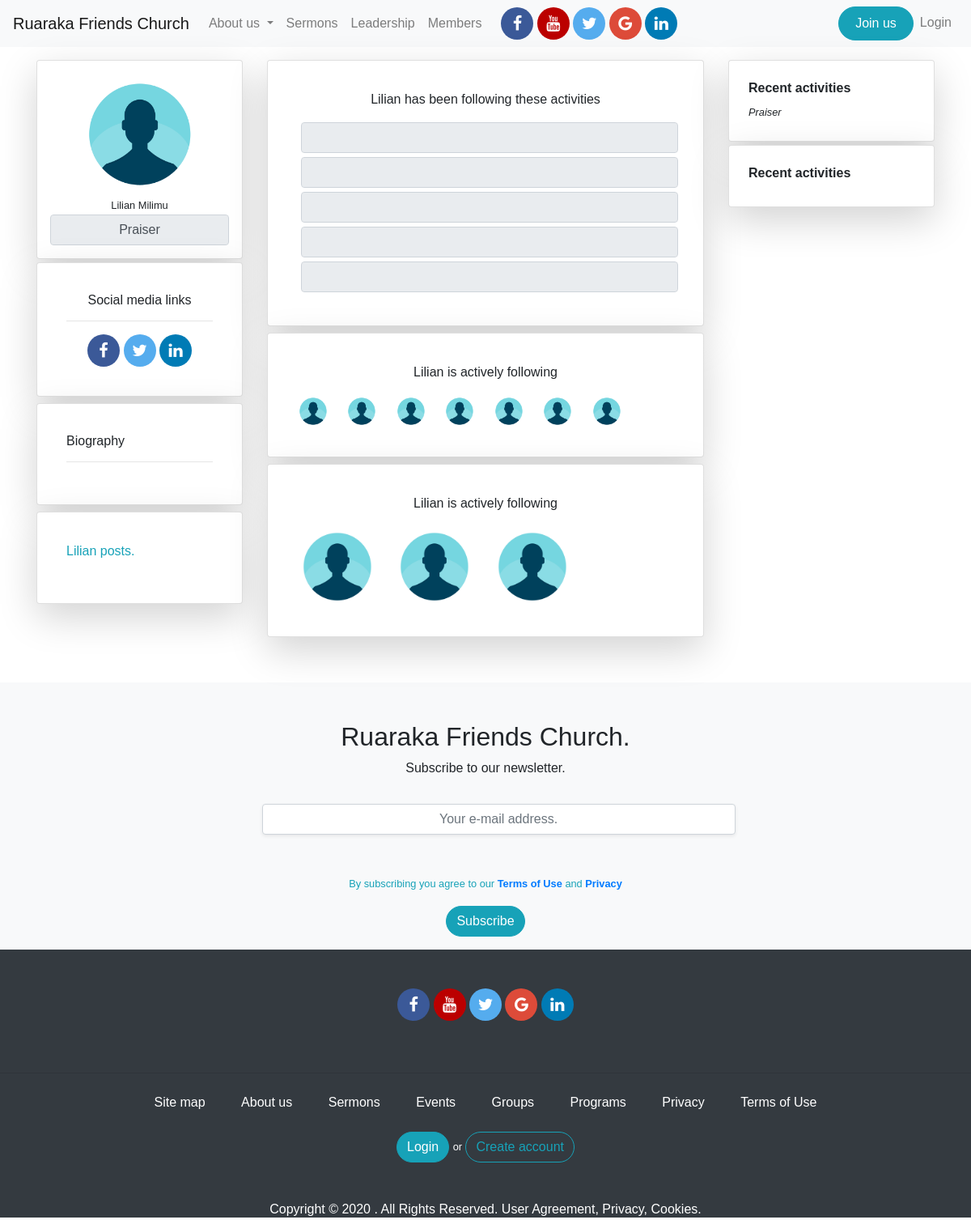
Page /profile/Lilian on the earlier database version.
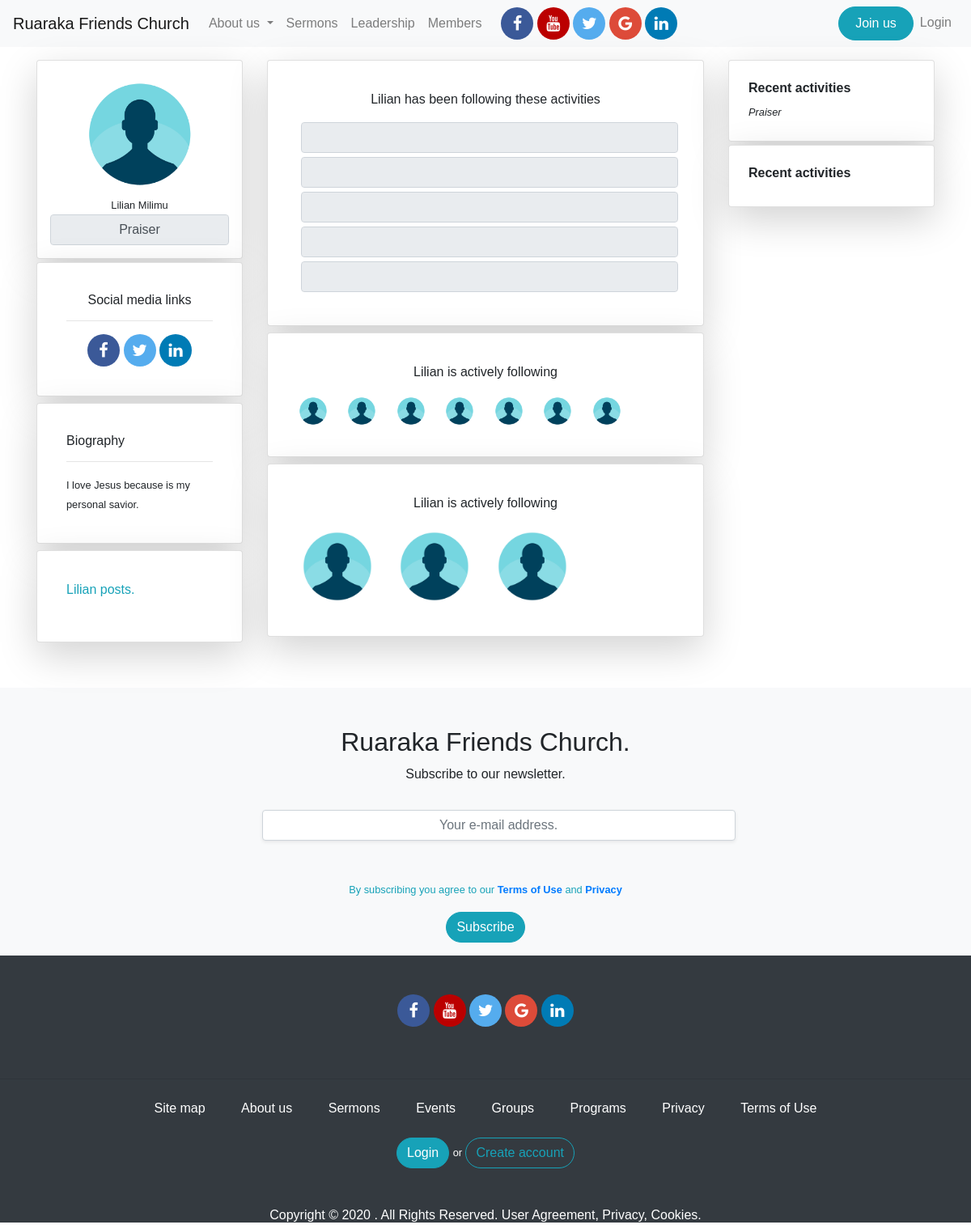
Same page on the later database version.
### app/models.py (models this page shows, shortened)
class User(UserMixin,db.Model):
	id = db.Column(db.Integer, primary_key=True)
	username = db.Column(db.String(124), index=True,unique=True)
	firstname = db.Column(db.String(124), index=True)
	lastname = db.Column(db.String(124), index=True)
	email = db.Column(db.String(124), index=True, unique=True)
	password_hash = db.Column(db.String(124), index=True, unique=True)
	about_me = db.Column(db.String(150))
	avatar = db.Column(db.String(150))
	role = db.Column(db.String(124), index=True)
	posts = db.relationship('Post', backref='author', lazy='dynamic')
	posts = db.relationship('Sermon', backref='author', lazy='dynamic')

### app/routes.py (the view)
@app.route('/profile/<username>', methods=['GET', 'POST'])
def profile(username):
	user = User.query.filter_by(username=username).first()
	posts = None
	owner = False
	try:
		posts = Post.query.filter_by(user_id=user.id)
		if current_user.id == user.id:
			owner = True
	except:
		pass
	title = "{} | Profile ".format(user.username)
	return render_template('profile.html',title=title, user=user,  posts=posts)

### app/templates/profile.html (shortened to what this page needs)
{% extends 'base.html' %}
{% block content  %}
<section id="profile_section">
	<div class="container mt-3 mb-5">
		<div class="row">
			<div class="col-xs-12 col-sm-12 col-md-3 col-lg-3 col-xl-3">
				<div class="card shadow-lg p-3 mb-1 bg-white rounded text-center">
					<img src="{{url_for('static', filename='imgs/profile_pic.png')}}" class="img-rounded mx-auto" style="height: 150px; width:150px">
					<div class="card-body p-0">
						<small>{{user.firstname}} {{user.lastname}}</small>
						<input type="tex" disabled value="{{user.role}}" class="form-control" style="text-align: center">
					</div>
				</div>
				<div class="card shadow-lg p-3 mb-2 bg-white rounded">
					<div class="card-body">
						<h6 class="text-center">Social media links</h6>
						<hr>
						<div id="social_media_links" class="text-center">
					        <a href="#" class="fa fa-facebook"></a>
					        <a href="#" class="fa fa-twitter"></a>
					        <a href="#" class="fa fa-linkedin"></a>
				      </div>
					</div>
				</div>
				<div class="card shadow-lg p-3 mb-2 bg-white rounded">
					<div class="card-body">
						<h6>Biography</h6>
						<hr>
						<small class="">
							{{user.about_me}}
						 </small>
					</div>
				</div>
				<div class="card shadow-lg p-3 mb-2 bg-white rounded">
					<div class="card-body">
						{% if (owner and posts) %}
							<p class="text">Your posts</p>
						{% else %}
							{% if posts %}
								<ol class="p-0">
									<p class="text-info">{{user.username }} posts.</p>
								</ol>
							{% else %}
								<p class="text-success">No post available</p>
							{% endif %}
						{% endif %}
					</div>
				</div>
			</div>
			<div class="col-xs-12 col-sm-12 col-md-6 col-lg-6 col-xl-6">
				<div class="card shadow-lg p-3 mb-2 bg-white rounded">
					<div class="card-body">
						<p class="text-center"> {{user.username}} has been following these activities </p>
						<input type="text" name="" disabled="" value="" class="form-control disabled_input">
						<input type="text" name="" disabled="" value="" class="form-control disabled_input">
						<input type="text" name="" disabled="" value="" class="form-control disabled_input">
						<input type="text" name="" disabled="" value="" class="form-control disabled_input">
						<input type="text" name="" disabled="" value="" class="form-control disabled_input">
					</div>
				</div>
				<div class="card shadow-lg p-3 mb-2 bg-white rounded">
					<div class="card-body">
						<p class="text-center">{{user.username}} is actively following</p>
						 <img src="{{url_for('static', filename='imgs/profile_pic.png')}}" class="img-rounded mr-3" style="height: 40px; width:40px">
						 <img src="{{url_for('static', filename='imgs/profile_pic.png')}}" class="img-rounded mr-3" style="height: 40px; width:40px">
						 <img src="{{url_for('static', filename='imgs/profile_pic.png')}}" class="img-rounded mr-3" style="height: 40px; width:40px">
						 <img src="{{url_for('static', filename='imgs/profile_pic.png')}}" class="img-rounded mr-3" style="height: 40px; width:40px">
						 <img src="{{url_for('static', filename='imgs/profile_pic.png')}}" class="img-rounded mr-3" style="height: 40px; width:40px">
						 <img src="{{url_for('static', filename='imgs/profile_pic.png')}}" class="img-rounded mr-3" style="height: 40px; width:40px">
						 <img src="{{url_for('static', filename='imgs/profile_pic.png')}}" class="img-rounded mr-3" style="height: 40px; width:40px">
					</div>
				</div>
				<div class="card shadow-lg p-3 mb-2 bg-white rounded">
					<div class="card-body">
						<p class="text-center">{{user.username}} is actively following</p>
				 		<img src="{{url_for('static', filename='imgs/profile_pic.png')}}" class="img-rounded mr-3" style="height: 100px; width:100px">
				 		<img src="{{url_for('static', filename='imgs/profile_pic.png')}}" class="img-rounded mr-3" style="height: 100px; width:100px">
				 		<img src="{{url_for('static', filename='imgs/profile_pic.png')}}" class="img-rounded mr-3" style="height: 100px; width:100px">
					</div>
				</div>
			</div>
			<div class="col-xs-12 col-sm-12 col-md-3 col-lg-3 col-xl-3">
				<div class="card shadow-lg p-1 mb-1 bg-white rounded">
					<div class="card-body">
						<h6><strong>Recent activities</strong></h6>
						<small><em>{{user.role}}</em></small>
					</div>
				</div>
				<div class="card shadow-lg p-1 mb-1 bg-white rounded">
					<div class="card-body">
						<h6><strong>Recent activities</strong></h6>
					</div>
				</div>
			</div>
		</div>
	</div>
</section>
{% endblock content  %}

### app/templates/base.html (shortened to what this page needs)
<!doctype html>
<html lang="en">
  <head>
    <link rel="stylesheet" href="https://stackpath.bootstrapcdn.com/bootstrap/4.5.0/css/bootstrap.min.css">
    <link rel="stylesheet" href="https://cdnjs.cloudflare.com/ajax/libs/font-awesome/4.7.0/css/font-awesome.min.css">
    <link rel="stylesheet" type="text/css" href="{{url_for('static', filename='css/main.css')}}">
  </head>
  <body>
    {% include '_navbar.html' %}
    {% block body %}
        {% block content %}
        {% endblock content %}
        {% include '_footer.html' %}
    {% endblock body %}
  </body>
</html>

### app/templates/_navbar.html (shortened to what this page needs)
<nav class="navbar navbar-expand-lg navbar-light bg-light">
  <a class="navbar-brand" href="{{url_for('index')}}">Ruaraka Friends Church</a>
  <div class="collapse navbar-collapse" id="navbarNav">
    <ul class="navbar-nav ">
      <li class="nav-item dropdown">
        <a class="nav-link dropdown-toggle"  href="" id="navbarDropdown" role="button" data-toggle="dropdown" aria-haspopup="true" aria-expanded="false">
          About us
        </a>
      </li>
      <li class="nav-item">
        <a class="nav-link" href="#section-sermons">Sermons</a>
      </li>
      <li class="nav-item">
        <a class="nav-link" href="/#section-leaders">Leadership</a>
      </li>
      <li class="nav-item">
        <a class="nav-link" href="{{url_for('members')}}">Members</a>
      </li>
       <div id="social_media_links" class="text-center ml-3">
        <a href="#" class="fa fa-facebook"></a>
        <a href="#" class="fa fa-youtube"></a>
        <a href="#" class="fa fa-twitter"></a>
        <a href="#" class="fa fa-google"></a>
        <a href="#" class="fa fa-linkedin"></a>
      </div>
    </ul>
    <ul class="navbar-nav ml-auto">
      {% if current_user.is_anonymous %}
      <li class="nav-item">
        <a class="nav-link btn btn-info btn_custom" href="{{url_for('signup')}}" style="color:white;padding-left:20px; padding-right: 20px">Join us</a>
      </li>
      <li class="nav-item">
        <a class="nav-link" href="{{url_for('login')}}" >Login</a>
      </li>
      {% endif %}
    </ul>
  </div>
</nav>

### app/templates/_footer.html
<section>
	<div id="footer_top" class="bg-light pt-5">
		<div class="text-center">
			<h2>Ruaraka Friends Church.</h2>
			<p>Subscribe to our newsletter.</p>
			<div class="row">
				<div class="col-xs-12 col-sm-12 col-md-3 col-lg-3 col-xl-3"></div>
				<div class="col-xs-12 col-sm-12 col-md-6 col-lg-6 col-xl-6">
					<form action="{{url_for('subscribe')}}" method="post">
						<fieldset>
							<div class="form-group" id="subscribe_input">
								<input type="email" name="email" class="form-control m-3 shadow-sm p-3 mb-5 bg-white rounded" placeholder="Your e-mail address.">
								<p><small class="text-center text-info">By subscribing you agree to our <a href=""><strong>Terms of Use</strong></a> and <a href=""><strong>Privacy</strong></a></small></p>
								<button type="submit" class="btn btn-info btn_custom">Subscribe</button>
							</div>
						</fieldset>
					</form>
				</div>
				<div class="col-xs-12 col-sm-12 col-md-3 col-lg-3 col-xl-3"></div>
			</div>
		</div>
	</div>
	<div id="footer_bottom" class="bg-dark">
		<div id="social_media_links" class="p-5  text-center">
			<a href="#" class="fa fa-facebook"></a>
			<a href="#" class="fa fa-youtube"></a>
			<a href="#" class="fa fa-twitter"></a>
			<a href="#" class="fa fa-google"></a>
			<a href="#" class="fa fa-linkedin"></a>
		</div>
		<hr>
		<div class="text-center " id="site_links">
			<ul class="list-inline">
				<li class="list-inline-item">
		        <a class="nav-link text-white" href="#">Site map</a>
		      </li>
		      <li class="list-inline-item">
		        <a class="nav-link text-white" href="#">About us</a>
		      </li>
		      <li class="list-inline-item">
		        <a class="nav-link text-white" href="#">Sermons</a>
		      </li>
		      <li class="list-inline-item">
		        <a class="nav-link text-white" href="#">Events</a>
		      </li>
		       <li class="list-inline-item">
		        <a class="nav-link text-white" href="#">Groups</a>
		      </li>
		       <li class="list-inline-item">
		        <a class="nav-link text-white" href="#">Programs</a>
		      </li>
		      <li class="list-inline-item">
		        <a class="nav-link text-white" href="#">Privacy</a>
		      </li>
		      <li class="list-inline-item">
		        <a class="nav-link text-white" href="#">Terms of Use</a>
		      </li>
		    </ul>
		   <div>
		   	 {% if current_user.is_anonymous %}
		   	 	<a href="{{url_for('login')}}" class="btn btn-info btn_custom">Login</a> <small class="text-white">or</small>
		   		<a href="{{url_for('signup')}}" class="btn btn-outline-info btn_custom">Create account</a>
		   	 {% else %}
		   	 <a href="{{url_for('profile',username=current_user.username)}}" class="btn btn-info btn_custom">Account</a>
		   	 <a href="{{url_for('logout')}}" class="btn btn-info btn_custom">Logout</a>
			 {% endif %}
		   </div>
		   <div class="mt-5">
		   		<p class="text-white h6">Copyright © 2020 . All Rights Reserved. User Agreement, Privacy, Cookies.</p>
		   </div>
		</div>
	</div>
</section>

### app/static/css/main.css (style rules this page uses)
body { font-family: sans-serif; padding: 0; margin: 0 }
.btn_custom { border-radius: 30px; }
#section_auth fieldset input[type='text'], input[type='email'],input[type='password'] { background: transparent; color: #f8f9fa ; }
#subscribe_input input[type="email"]::placeholder { text-align: center; }
#subscribe_input input[type="email"] { text-align: center; }
#footer_bottom { min-height: 40vh; height: auto; }
.fa { padding: 10px; font-size: 20px; width: 30px; text-align: center; text-decoration: none; border-radius: 50%; }
.fa-facebook { background: #3B5998; color: white; width: 40px; }
.fa-twitter { background: #55ACEE; color: white; width: 40px; }
.fa-google { background: #dd4b39; color: white; width: 40px; }
.fa-linkedin { background: #007bb5; color: white; width: 40px; }
.fa-youtube { background: #bb0000; color: white; width: 40px; }
#profile_section { min-height: 70vh; }
.disabled_input { margin:5px; }

Differences in the rows shown:
changed User "Lilian": about_me (not shown) → "I love Jesus because is my personal savior."
